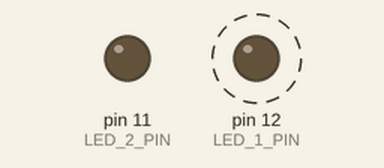
Recording of a sketch running on a simulated Arduino Uno, built with avr-gcc and run on an emulated ATmega328P. On the bench: output pins drawn as LEDs (lit = HIGH). Dashed ring = blinking.

Above: at 0.2 s.
At 4.4 s:
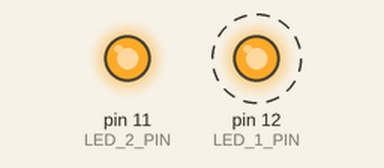
Timing chart, 0 to 6.0 s (numbered marks = the images above):
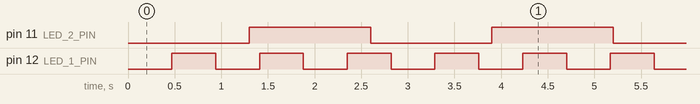

The sketch:

Blink_2_LEDs.ino
```cpp
#define LED_1_PIN 12
#define LED_2_PIN 11

unsigned long previousTimeLED1Blink = millis();
unsigned long timeIntervalLED1Blink = 470;

unsigned long previousTimeLED2Blink = millis();
unsigned long timeIntervalLED2Blink = 1300;


int LED1State = LOW;
int LED2State = LOW;

void setup() {
  pinMode(LED_1_PIN, OUTPUT);
  pinMode(LED_2_PIN, OUTPUT);


}

void loop() {
  unsigned long timeNow = millis();
  if (timeNow - previousTimeLED1Blink > timeIntervalLED1Blink) {
    if (LED1State == LOW) {
      LED1State = HIGH;
    }
    else {
      LED1State = LOW;
    }
    digitalWrite(LED_1_PIN, LED1State);
    previousTimeLED1Blink += timeIntervalLED1Blink;
  }
  if (timeNow - previousTimeLED2Blink > timeIntervalLED2Blink) {
    if (LED2State == LOW) {
      LED2State = HIGH;
    }
    else {
      LED2State = LOW;
    }
    digitalWrite(LED_2_PIN, LED2State);
    previousTimeLED2Blink += timeIntervalLED2Blink;
  }


}
```

Measured:
- by itself, pin 11 (LED_2_PIN): alternates HIGH for 1.3 s and LOW for 1.3 s
- by itself, pin 12 (LED_1_PIN): alternates HIGH for 0.47 s and LOW for 0.47 s
